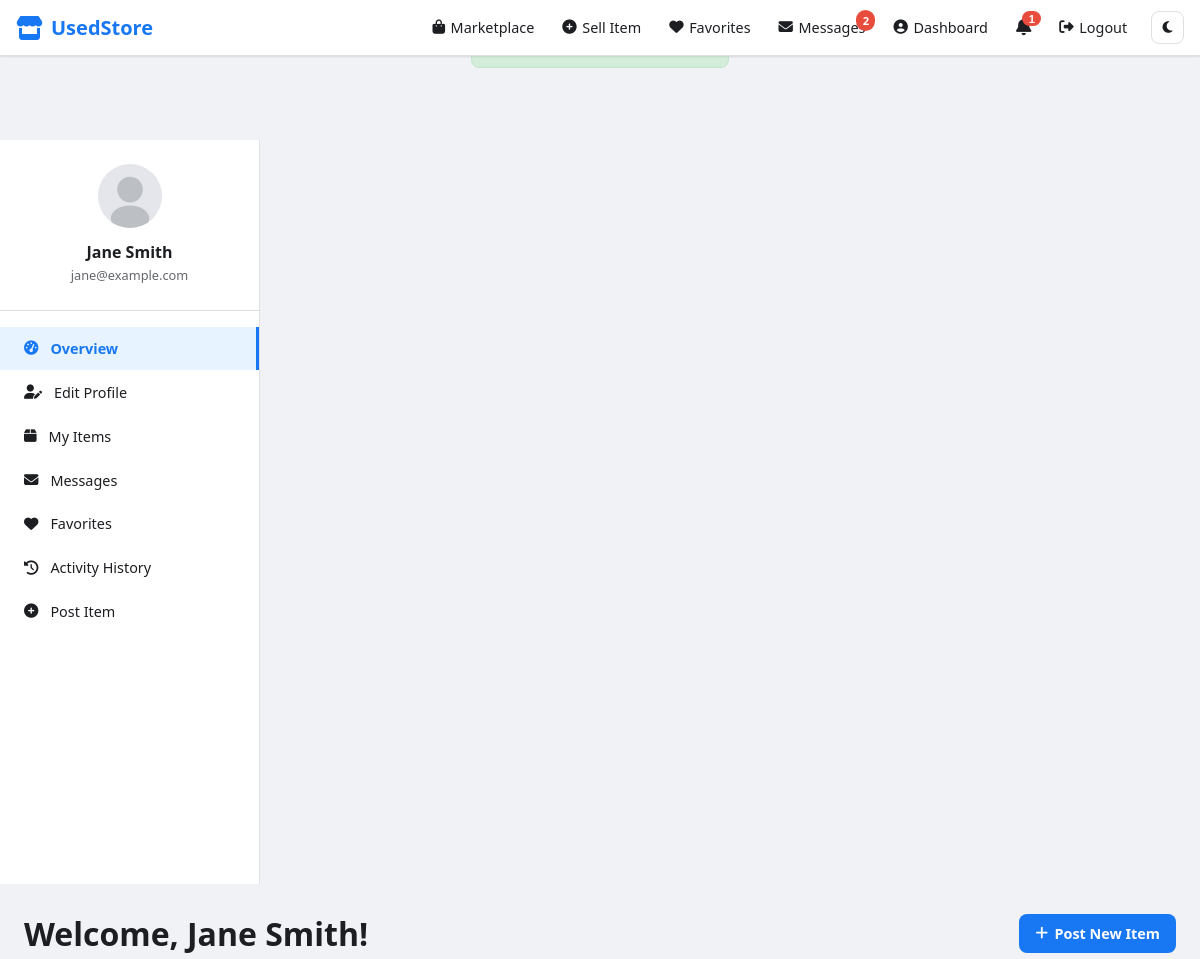
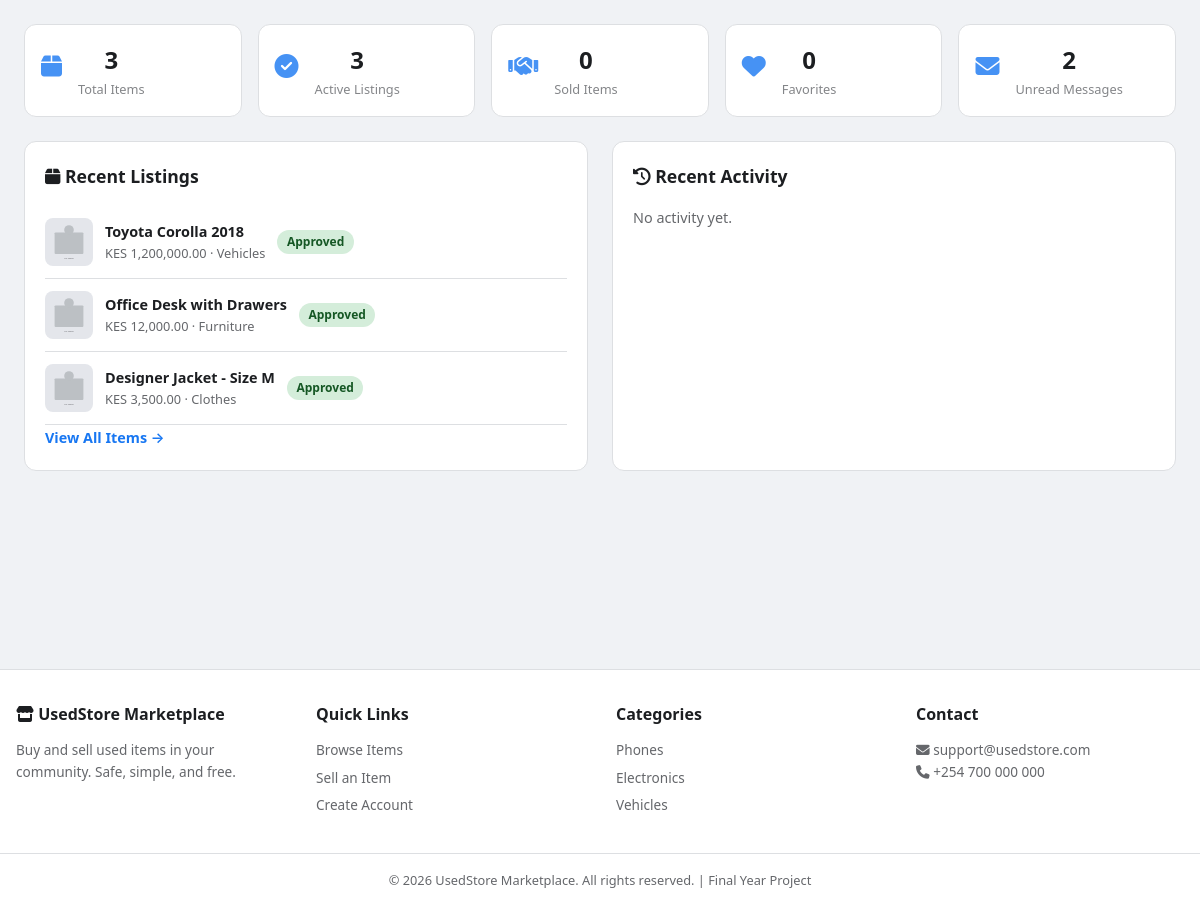
/dashboard/index.php (signed in), run on the app's committed database (2 pictures, top to bottom).
### tables this page shows
CREATE TABLE users (
    id              INT AUTO_INCREMENT PRIMARY KEY,
    full_name       VARCHAR(100) NOT NULL,
    email           VARCHAR(150) NOT NULL UNIQUE,
    phone           VARCHAR(20) NOT NULL,
    password        VARCHAR(255) NOT NULL,
    profile_picture VARCHAR(255) DEFAULT 'default-avatar.png',
    role            ENUM('user', 'admin') NOT NULL DEFAULT 'user',
    status          ENUM('active', 'blocked') NOT NULL DEFAULT 'active',
    created_at      TIMESTAMP DEFAULT CURRENT_TIMESTAMP,
    updated_at      TIMESTAMP DEFAULT CURRENT_TIMESTAMP ON UPDATE CURRENT_TIMESTAMP
);

CREATE TABLE products (
    id          INT AUTO_INCREMENT PRIMARY KEY,
    user_id     INT NOT NULL,
    category_id INT NOT NULL,
    title       VARCHAR(200) NOT NULL,
    description TEXT NOT NULL,
    price       DECIMAL(10, 2) NOT NULL,
    location    VARCHAR(150) NOT NULL,
    condition_type ENUM('new', 'used') NOT NULL DEFAULT 'used',
    status      ENUM('pending', 'approved', 'rejected', 'sold') NOT NULL DEFAULT 'pending',
    views       INT NOT NULL DEFAULT 0,
    date_posted TIMESTAMP DEFAULT CURRENT_TIMESTAMP,
    updated_at  TIMESTAMP DEFAULT CURRENT_TIMESTAMP ON UPDATE CURRENT_TIMESTAMP,
    FOREIGN KEY (user_id) REFERENCES users(id) ON DELETE CASCADE,
    FOREIGN KEY (category_id) REFERENCES categories(id) ON DELETE RESTRICT,
    INDEX idx_status (status),
    INDEX idx_price (price),
    INDEX idx_location (location),
    INDEX idx_date_posted (date_posted)
);

CREATE TABLE categories (
    id          INT AUTO_INCREMENT PRIMARY KEY,
    name        VARCHAR(50) NOT NULL UNIQUE,
    slug        VARCHAR(50) NOT NULL UNIQUE,
    icon        VARCHAR(50) DEFAULT 'fa-tag',
    created_at  TIMESTAMP DEFAULT CURRENT_TIMESTAMP
);

### includes/functions.php (called while the page is built, shortened)
<?php
require_once __DIR__ . '/../config/database.php';
function sanitize(string $input): string
{
    return htmlspecialchars(trim($input), ENT_QUOTES, 'UTF-8');
}
function isLoggedIn(): bool
{
    return isset($_SESSION['user_id']);
}
function getCurrentUser(): ?array
{
    global $pdo;
    $stmt = $pdo->prepare('SELECT * FROM users WHERE id = ? AND status = "active"');
    $stmt->execute([$_SESSION['user_id']]);
    return $stmt->fetch() ?: null;
}
function formatPrice(float $price): string
{
    return 'KES ' . number_format($price, 2);
}
function getProductImage(?string $path, string $type = 'products'): string
{
    return SITE_URL . '/assets/images/default-product.svg';
}
function getProfileImage(?string $path): string
{
    return SITE_URL . '/assets/images/default-avatar.svg';
}

### dashboard/index.php (the view, shortened to what this page needs)
<?php
require_once __DIR__ . '/../includes/functions.php';
$userId = $_SESSION['user_id'];
$user = getCurrentUser();
$stats = $pdo->prepare(
    "SELECT
        (SELECT COUNT(*) FROM products WHERE user_id = ?) AS total_items,
        (SELECT COUNT(*) FROM products WHERE user_id = ? AND status = 'approved') AS active_items,
        (SELECT COUNT(*) FROM products WHERE user_id = ? AND status = 'sold') AS sold_items,
        (SELECT COUNT(*) FROM favorites WHERE user_id = ?) AS favorites,
        (SELECT COUNT(*) FROM messages WHERE receiver_id = ? AND is_read = 0) AS unread_messages"
);
$stats->execute([$userId, $userId, $userId, $userId, $userId]);
$userStats = $stats->fetch();
$recentActivity = $pdo->prepare(
    'SELECT * FROM activity_log WHERE user_id = ? ORDER BY created_at DESC LIMIT 10'
);
$recentActivity->execute([$userId]);
$activities = $recentActivity->fetchAll();
$recentItems = $pdo->prepare(
    "SELECT p.*, c.name AS category_name,
            (SELECT image_path FROM product_images WHERE product_id = p.id AND is_primary = 1 LIMIT 1) AS image
     FROM products p JOIN categories c ON p.category_id = c.id
     WHERE p.user_id = ? ORDER BY p.date_posted DESC LIMIT 5"
);
$recentItems->execute([$userId]);
$items = $recentItems->fetchAll();
require_once __DIR__ . '/../includes/header.php';
require_once __DIR__ . '/sidebar.php';
?>
<div class="dashboard-content">
    <div class="dashboard-header">
        <h1>Welcome, <?= sanitize($user['full_name']) ?>!</h1>
        <a href="<?= SITE_URL ?>/pages/post-item.php" class="btn btn-primary">
            <i class="fas fa-plus"></i> Post New Item
        </a>
    </div>
    <div class="stats-grid">
        <div class="stat-card dash-stat">
            <i class="fas fa-box"></i>
            <div><h3><?= $userStats['total_items'] ?></h3><p>Total Items</p></div>
        </div>
        <div class="stat-card dash-stat">
            <i class="fas fa-check-circle"></i>
            <div><h3><?= $userStats['active_items'] ?></h3><p>Active Listings</p></div>
        </div>
        <div class="stat-card dash-stat">
            <i class="fas fa-handshake"></i>
            <div><h3><?= $userStats['sold_items'] ?></h3><p>Sold Items</p></div>
        </div>
        <div class="stat-card dash-stat">
            <i class="fas fa-heart"></i>
            <div><h3><?= $userStats['favorites'] ?></h3><p>Favorites</p></div>
        </div>
        <div class="stat-card dash-stat">
            <i class="fas fa-envelope"></i>
            <div><h3><?= $userStats['unread_messages'] ?></h3><p>Unread Messages</p></div>
        </div>
    </div>
    <div class="dashboard-grid">
        <div class="dashboard-section">
            <h2><i class="fas fa-box"></i> Recent Listings</h2>
            <?php if (empty($items)): ?>
                <p class="empty-text">No items posted yet. <a href="<?= SITE_URL ?>/pages/post-item.php">Post your first item</a></p>
            <?php else: ?>
                <div class="dash-items-list">
                    <?php foreach ($items as $item): ?>
                        <div class="dash-item">
                            <img src="<?= getProductImage($item['image']) ?>" alt="">
                            <div>
                                <h4><?= sanitize($item['title']) ?></h4>
                                <p><?= formatPrice($item['price']) ?> · <?= sanitize($item['category_name']) ?></p>
                            </div>
                            <span class="status-badge status-<?= $item['status'] ?>"><?= ucfirst($item['status']) ?></span>
                        </div>
                    <?php endforeach; ?>
                </div>
                <a href="<?= SITE_URL ?>/dashboard/my-items.php" class="view-all">View All Items →</a>
            <?php endif; ?>
        </div>
        <div class="dashboard-section">
            <h2><i class="fas fa-history"></i> Recent Activity</h2>
            <?php if (empty($activities)): ?>
                <p class="empty-text">No activity yet.</p>
            <?php endif; ?>
        </div>
    </div>
</div>
</div>
<?php require_once __DIR__ . '/../includes/footer.php'; ?>

### dashboard/sidebar.php
<aside class="dashboard-sidebar">
    <div class="sidebar-user">
        <img src="<?= getProfileImage($user['profile_picture'] ?? 'default-avatar.png') ?>" alt="Profile">
        <h3><?= sanitize($user['full_name'] ?? $_SESSION['user_name']) ?></h3>
        <p><?= sanitize($user['email'] ?? $_SESSION['user_email']) ?></p>
    </div>
    <nav class="sidebar-nav">
        <a href="<?= SITE_URL ?>/dashboard/index.php" class="<?= basename($_SERVER['PHP_SELF']) === 'index.php' ? 'active' : '' ?>">
            <i class="fas fa-tachometer-alt"></i> Overview
        </a>
        <a href="<?= SITE_URL ?>/dashboard/profile.php" class="<?= basename($_SERVER['PHP_SELF']) === 'profile.php' ? 'active' : '' ?>">
            <i class="fas fa-user-edit"></i> Edit Profile
        </a>
        <a href="<?= SITE_URL ?>/dashboard/my-items.php" class="<?= basename($_SERVER['PHP_SELF']) === 'my-items.php' ? 'active' : '' ?>">
            <i class="fas fa-box"></i> My Items
        </a>
        <a href="<?= SITE_URL ?>/pages/messages.php">
            <i class="fas fa-envelope"></i> Messages
        </a>
        <a href="<?= SITE_URL ?>/pages/favorites.php">
            <i class="fas fa-heart"></i> Favorites
        </a>
        <a href="<?= SITE_URL ?>/dashboard/activity.php" class="<?= basename($_SERVER['PHP_SELF']) === 'activity.php' ? 'active' : '' ?>">
            <i class="fas fa-history"></i> Activity History
        </a>
        <a href="<?= SITE_URL ?>/pages/post-item.php">
            <i class="fas fa-plus-circle"></i> Post Item
        </a>
    </nav>
</aside>
<div class="dashboard-layout">

### assets/css/style.css (style rules this page uses)
:root { --primary: #1877f2; --primary-dark: #166fe5; --primary-light: #e7f3ff; --secondary: #42b72a; --danger: #e74c3c; --warning: #f39c12; --success: #27ae60; --bg: #f0f2f5; --bg-card: #ffffff; --text: #1c1e21; --text-muted: #65676b; --border: #dddfe2; --shadow: 0 1px 2px rgba(0,0,0,.1); --shadow-lg: 0 4px 12px rgba(0,0,0,.15); --radius: 8px; --radius-lg: 12px; --nav-height: 56px; --transition: 0.2s ease; --font: 'Segoe UI', system-ui, -apple-system, sans-serif; }
*, *::before, *::after { box-sizing: border-box; margin: 0; padding: 0; }
html { scroll-behavior: smooth; }
body { font-family: var(--font); background: var(--bg); color: var(--text); line-height: 1.6; min-height: 100vh; display: flex; flex-direction: column; }
a { color: var(--primary); text-decoration: none; }
img { max-width: 100%; height: auto; display: block; }
.btn { display: inline-flex; align-items: center; gap: 0.4rem; padding: 0.5rem 1rem; border: none; border-radius: var(--radius); font-size: 0.9rem; font-weight: 600; cursor: pointer; transition: all var(--transition); text-decoration: none; font-family: inherit; }
.btn-primary { background: var(--primary); color: #fff; }
.stat-card { background: rgba(255,255,255,0.15); backdrop-filter: blur(10px); padding: 1.25rem 2rem; border-radius: var(--radius-lg); text-align: center; }
.stat-card i { font-size: 1.5rem; margin-bottom: 0.5rem; opacity: 0.8; }
.stat-card h3 { font-size: 1.75rem; }
.stat-card p { font-size: 0.85rem; opacity: 0.8; }
.view-all { color: var(--primary); font-weight: 600; font-size: 0.9rem; text-decoration: none; }
.dashboard-layout { display: flex; max-width: 1400px; margin: 0 auto; min-height: calc(100vh - var(--nav-height)); }
.dashboard-sidebar { width: 260px; flex-shrink: 0; background: var(--bg-card); border-right: 1px solid var(--border); padding: 1.5rem 0; position: sticky; top: var(--nav-height); height: calc(100vh - var(--nav-height)); overflow-y: auto; }
.sidebar-user { text-align: center; padding: 0 1.5rem 1.5rem; border-bottom: 1px solid var(--border); }
.sidebar-user img { width: 64px; height: 64px; border-radius: 50%; object-fit: cover; margin: 0 auto 0.75rem; }
.sidebar-user h3 { font-size: 1rem; }
.sidebar-user p { font-size: 0.8rem; color: var(--text-muted); }
.sidebar-nav { padding: 1rem 0; }
.sidebar-nav a { display: flex; align-items: center; gap: 0.75rem; padding: 0.65rem 1.5rem; color: var(--text); text-decoration: none; font-size: 0.9rem; transition: all var(--transition); }
.sidebar-nav a.active { background: var(--primary-light); color: var(--primary); font-weight: 600; border-right: 3px solid var(--primary); }
.dashboard-content { flex: 1; padding: 1.5rem; min-width: 0; }
.dashboard-header { display: flex; justify-content: space-between; align-items: center; margin-bottom: 1.5rem; flex-wrap: wrap; gap: 1rem; }
.dashboard-grid { display: grid; grid-template-columns: 1fr 1fr; gap: 1.5rem; margin-top: 1.5rem; }
.dashboard-section { background: var(--bg-card); border-radius: var(--radius-lg); border: 1px solid var(--border); padding: 1.25rem; }
.dashboard-section h2 { font-size: 1.1rem; margin-bottom: 1rem; }
.stats-grid { display: grid; grid-template-columns: repeat(auto-fill, minmax(180px, 1fr)); gap: 1rem; }
.dash-stat { display: flex; align-items: center; gap: 1rem; background: var(--bg-card); border: 1px solid var(--border); padding: 1rem; border-radius: var(--radius-lg); }
.dash-stat i { font-size: 1.5rem; color: var(--primary); }
.dash-stat h3 { font-size: 1.5rem; }
.dash-stat p { font-size: 0.8rem; color: var(--text-muted); }
.dash-items-list .dash-item { display: flex; align-items: center; gap: 0.75rem; padding: 0.75rem 0; border-bottom: 1px solid var(--border); }
.dash-item img { width: 48px; height: 48px; border-radius: var(--radius); object-fit: cover; }
.dash-item h4 { font-size: 0.9rem; }
.dash-item p { font-size: 0.8rem; color: var(--text-muted); }
.status-badge, .role-badge { padding: 0.15rem 0.6rem; border-radius: 20px; font-size: 0.75rem; font-weight: 600; }
.status-active, .status-approved { background: #d4edda; color: #155724; }
.empty-text { color: var(--text-muted); font-size: 0.9rem; }

### data on the page
users: full_name "Jane Smith", email "jane@example.com"
products: title "Toyota Corolla 2018", price "KES 1,200,000.00", category.name "Vehicles", status "Approved"
products: title "Office Desk with Drawers", price "KES 12,000.00", category.name "Furniture", status "Approved"
products: title "Designer Jacket - Size M", price "KES 3,500.00", category.name "Clothes", status "Approved"

### other printed values
$unreadMessages "2"
$unreadNotifications "1"
$userStats['total_items'] "3"
$userStats['active_items'] "3"
$userStats['sold_items'] "0"
$userStats['favorites'] "0"
$userStats['unread_messages'] "2"
